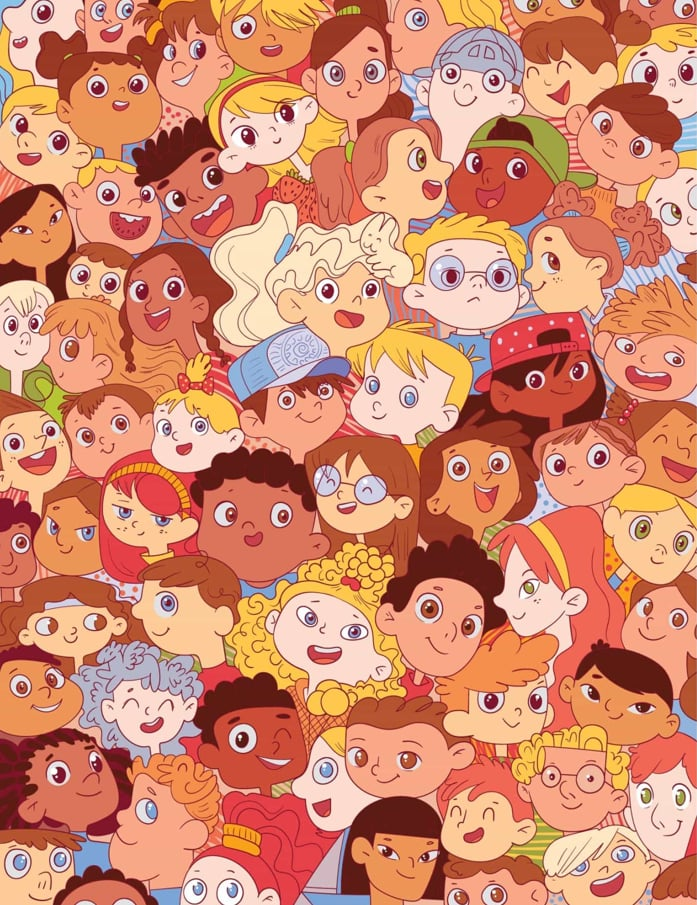
#> input picture Finding/1/1.jpg, 697 x 905 px, found by its file name
$ jupyter execute --allow-errors finding1.ipynb
#> lines starting #> are read from the running program, lines starting #| are printed output that depends on the picture; after the words box and inside, x2 and y2 are one past the last pixel; in counts of white or black regions, pixels touching at a corner belong together
[cell 1]
import cv2
import numpy as np
import matplotlib.pyplot as plt

[cell 2]
image = cv2.imread(r'C:\Users\ASUS\Desktop\UET\Image Processing\Finding-Counting-ImageSet\Finding\1\1.jpg')
#> image is the input picture: shape (905, 697, 3); mean B, G, R 110.6, 138.7, 210.5
plt.imshow(image)
image_gray = cv2.cvtColor(image, cv2.COLOR_BGR2GRAY)
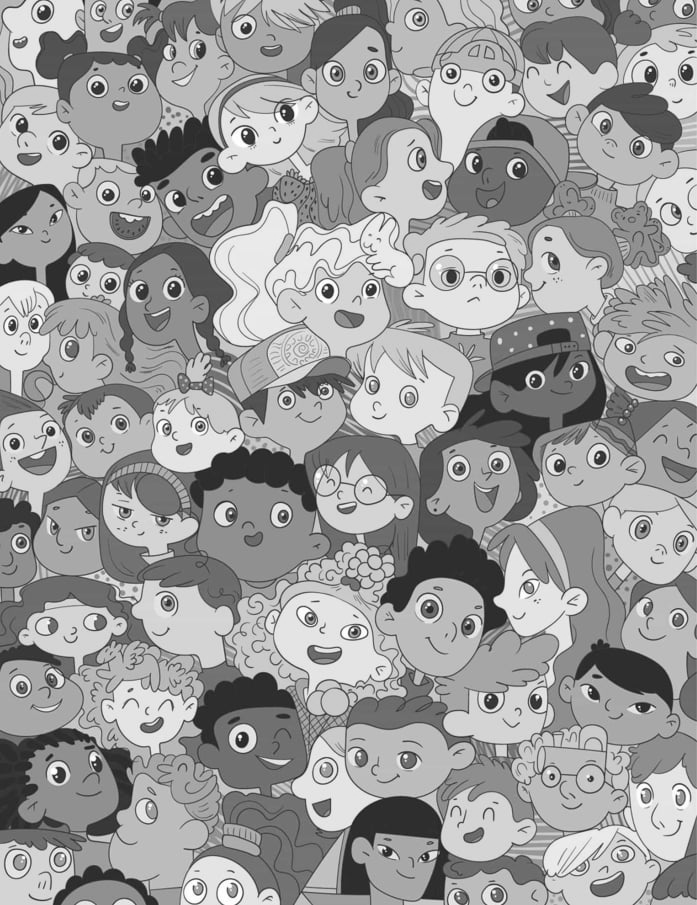
#> image_gray: shape (905, 697); min 19, max 255, mean 156.9

[cell 3]
object_list = [
    r"C:\Users\ASUS\Desktop\UET\Image Processing\Finding-Counting-ImageSet\Finding\1\ice_cream.jpg",
    r"C:\Users\ASUS\Desktop\UET\Image Processing\Finding-Counting-ImageSet\Finding\1\boat.png",
    r"C:\Users\ASUS\Desktop\UET\Image Processing\Finding-Counting-ImageSet\Finding\1\ballon.png",
    r"C:\Users\ASUS\Desktop\UET\Image Processing\Finding-Counting-ImageSet\Finding\1\car.png",
    r"C:\Users\ASUS\Desktop\UET\Image Processing\Finding-Counting-ImageSet\Finding\1\pony.png",
    r"C:\Users\ASUS\Desktop\UET\Image Processing\Finding-Counting-ImageSet\Finding\1\watermelon.png",
    r"C:\Users\ASUS\Desktop\UET\Image Processing\Finding-Counting-ImageSet\Finding\1\train.png",
    r"C:\Users\ASUS\Desktop\UET\Image Processing\Finding-Counting-ImageSet\Finding\1\cake.png",
    r"C:\Users\ASUS\Desktop\UET\Image Processing\Finding-Counting-ImageSet\Finding\1\duck.png",
    r"C:\Users\ASUS\Desktop\UET\Image Processing\Finding-Counting-ImageSet\Finding\1\grapes.png",
    r"C:\Users\ASUS\Desktop\UET\Image Processing\Finding-Counting-ImageSet\Finding\1\rabbit.png",
    r"C:\Users\ASUS\Desktop\UET\Image Processing\Finding-Counting-ImageSet\Finding\1\strawberry.png",
    r"C:\Users\ASUS\Desktop\UET\Image Processing\Finding-Counting-ImageSet\Finding\1\teddy_bear.png",
    r"C:\Users\ASUS\Desktop\UET\Image Processing\Finding-Counting-ImageSet\Finding\1\tennis_ball.png",
    r"C:\Users\ASUS\Desktop\UET\Image Processing\Finding-Counting-ImageSet\Finding\1\tie.png",
]

[cell 4]
output_image = image.copy()

[cell 5]
# mask background
def create_mask(template):
    gray_template = cv2.cvtColor(template, cv2.COLOR_BGR2GRAY)
    _, mask = cv2.threshold(gray_template, 200, 255, cv2.THRESH_BINARY_INV)
    plt.imshow(mask)
    return mask

create_mask(cv2.imread(object_list[2]))
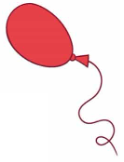
#> input picture Finding/1/ballon.png, 124 x 162 px, found by its file name
#> in create_mask, `gray_template = cv2.cvtColor(template, cv2.COLOR_BGR2GRAY)`:
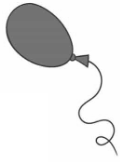
#> gray_template: shape (162, 124); min 48, max 255, mean 227.8
#> in create_mask, template is the input picture: shape (162, 124, 3); mean B, G, R 221.3, 219.5, 246.5
#> in create_mask, `_, mask = cv2.threshold(gray_template, 200, 255, cv2.THRESH_BINARY_INV)`:
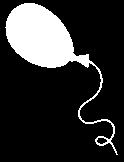
#> mask: shape (162, 124); 18.6% white; 1 white region, box (x1, y1, x2, y2) and area: (5, 3, 118, 155) 3744
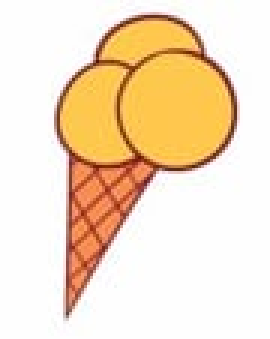
#> input picture Finding/1/ice_cream.jpg, 90 x 113 px, found by its file name (shown 3 times larger)
#> further down, template is the input picture: shape (113, 90, 3); mean B, G, R 196.5, 223.1, 244.3

[cell 6]
# Scale the size of template (from 50% -> 100%, step = 10)
scales = np.linspace(0.5, 1, 10)

#> (the rest of this cell did not finish here and is left out)

#> in create_mask (call 2), `gray_template = cv2.cvtColor(template, cv2.COLOR_BGR2GRAY)`:
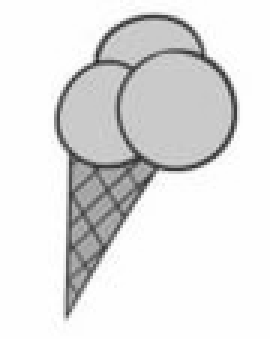
#> gray_template: shape (113, 90) (shown 3 times larger); min 35, max 255, mean 226.4
#> in create_mask (call 2), `_, mask = cv2.threshold(gray_template, 200, 255, cv2.THRESH_BINARY_INV)`:
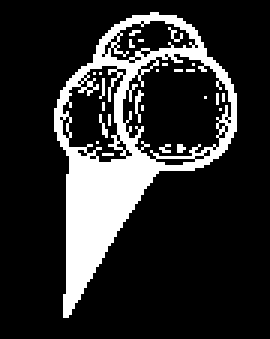
#> mask: shape (113, 90) (shown 3 times larger); 17.7% white; 26 white regions (25 under 20 px), largest, box (x1, y1, x2, y2) and area: (18, 4, 79, 106) 1700
#> the loop `for scale in scales:` made 10 passes
#> (min_val, max_val, min_loc, max_val_global, best_match_loc) on passes 1, 4, 5: (-0.328, 0.354, (32, 53), 0.354, (47, 548)), (-0.268, 0.354, (602, 9), 0.354, (297, 677)), (-0.262, 0.698, (387, 799), 0.698, (293, 676))
#> (min_val, max_val, min_loc, max_loc) on passes 2, 3, 6, 7, 8, 9: (-0.265, 0.311, (221, 517), (305, 685)), (-0.284, 0.316, (603, 13), (298, 682)), (-0.272, 0.33, (382, 796), (291, 673)), (-0.267, 0.267, (381, 793), (100, 503)), (-0.267, 0.261, (11, 802), (518, 264)), (-0.235, 0.243, (367, 786), (17, 525))
#> pass 1, `resized_mask = cv2.resize(mask, (resized_template.shape[1], resized_te..`:
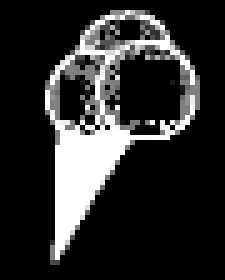
#> resized_mask: shape (56, 45) (shown 5 times larger); min 0, max 255, mean 45.1
#> pass 1, `result = cv2.matchTemplate(image, resized_template, cv2.TM_CCOEFF_NORM..`:
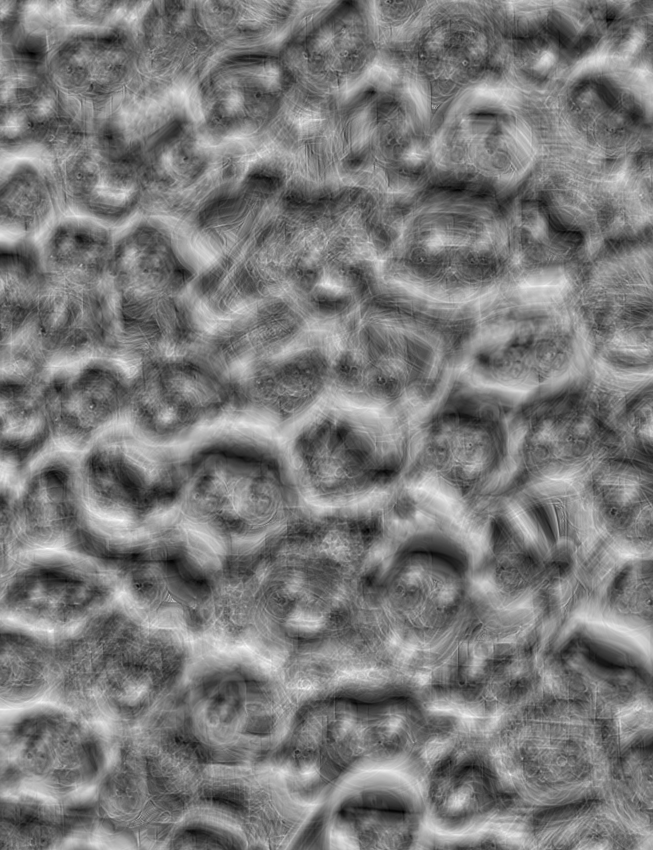
#> result: shape (850, 653) float32; min -0.328, max 0.354, mean -0.000361; drawn with min black and max white
#> after the loop `for scale in scales:`:
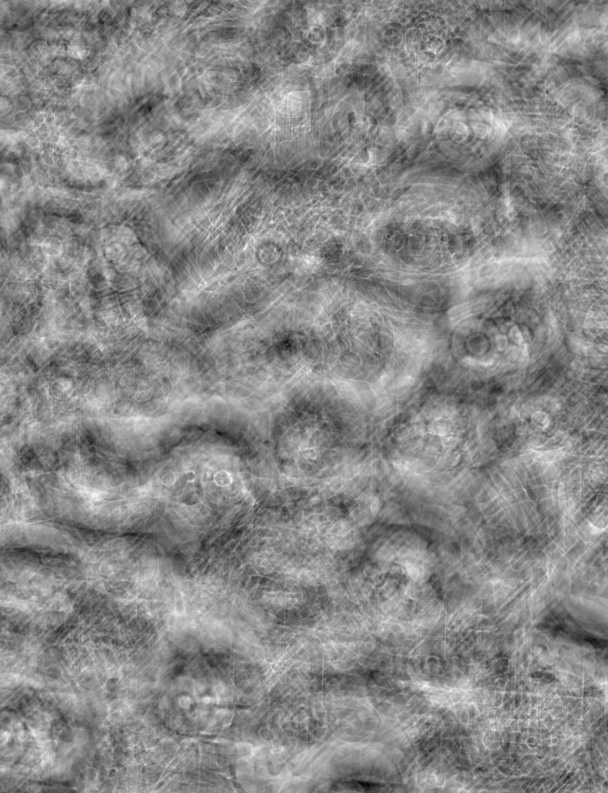
#> result: shape (793, 608) float32; min -0.2, max 0.173, mean -0.000214; drawn with min black and max white
#> after the loop `for scale in scales:`: best_h = 82; best_scale = 0.722; best_w = 65; max_val_global = 0.698
#> `top_left = best_match_loc`: top_left = (293, 676)
#> `bottom_right = (top_left[0] + best_w, top_left[1] + best_h)`: bottom_right = (358, 758)
#> pass 2 of the loop `for object_path in object_list:`:
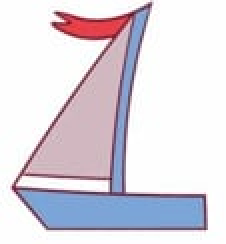
#> input picture Finding/1/boat.png, 113 x 122 px, found by its file name (shown 2 times larger)
#> template is the input picture: shape (122, 113, 3); mean B, G, R 225.5, 216.5, 221.3
#> gray_template: shape (122, 113)
#> mask: shape (122, 113); 34.4% white; 1 white region, box (x1, y1, x2, y2) and area: (5, 1, 104, 115) 4739
#> the loop `for scale in scales:` made 10 passes
#> (min_val, max_val, min_loc, max_val_global, best_match_loc) on pass 1: (-0.455, 0.532, (239, 368), 0.532, (298, 844))
#> after the loop `for scale in scales:`:
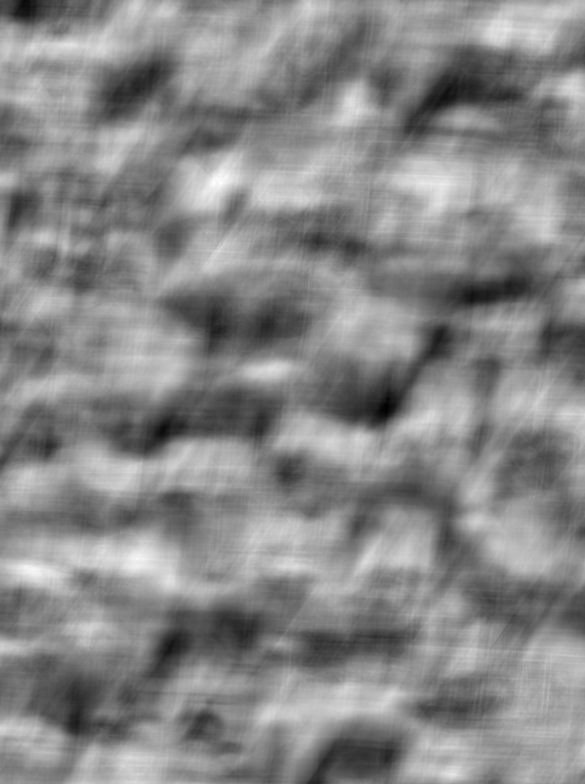
#> result: shape (784, 585) float32; min -0.427, max 0.381, mean 0.00239; drawn with min black and max white
#> after the loop `for scale in scales:`: best_h = 61; best_scale = 0.5; best_w = 56; max_val_global = 0.532
#> top_left = (298, 844)
#> bottom_right = (354, 905)
#> `cv2.rectangle(output_image, top_left, bottom_right, (0, 255, 0), 2)`:
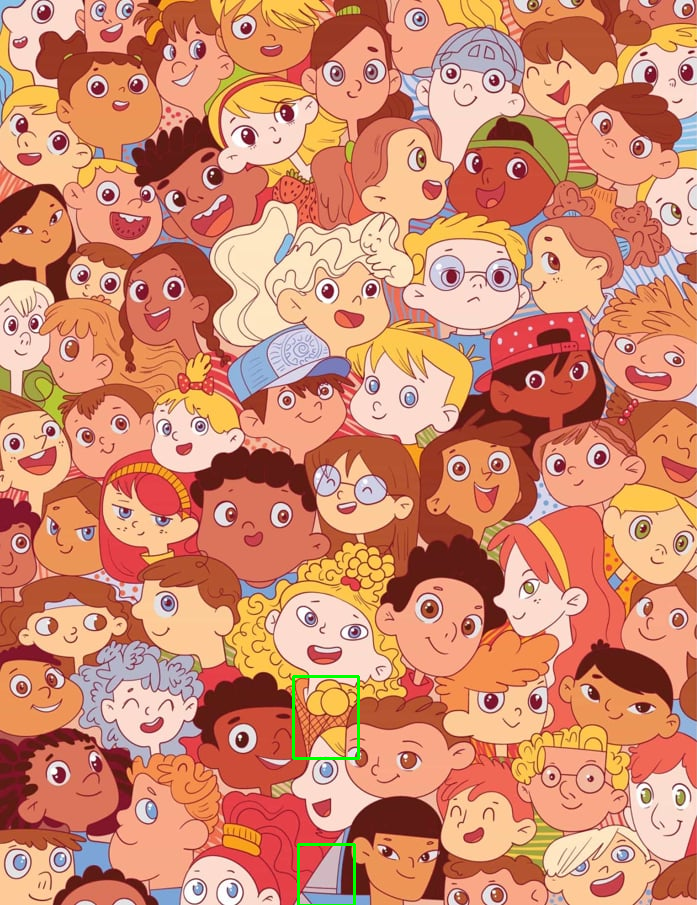
#> output_image: shape (905, 697, 3); mean B, G, R 110.4, 139, 210

    # Init score to find max_val of each template
    max_val_global = -1
    best_match_loc = None
    best_scale = None
    best_w, best_h = None, None

    for scale in scales:
        resized_template = cv2.resize(template, (0, 0), fx=scale, fy=scale)
        resized_mask = cv2.resize(mask, (resized_template.shape[1], resized_template.shape[0]))

        w, h = resized_template.shape[1], resized_template.shape[0]

        result = cv2.matchTemplate(image, resized_template, cv2.TM_CCOEFF_NORMED, mask=resized_mask)

        min_val, max_val, min_loc, max_loc = cv2.minMaxLoc(result)

        if max_val > max_val_global:
            max_val_global = max_val
            best_match_loc = max_loc
            best_scale = scale
            best_w, best_h = w, h

    if best_match_loc is not None:
        top_left = best_match_loc
        bottom_right = (top_left[0] + best_w, top_left[1] + best_h)
        cv2.rectangle(output_image, top_left, bottom_right, (0, 255, 0), 2)

plt.imshow(cv2.cvtColor(output_image, cv2.COLOR_BGR2RGB))
plt.axis('off')
plt.show()
